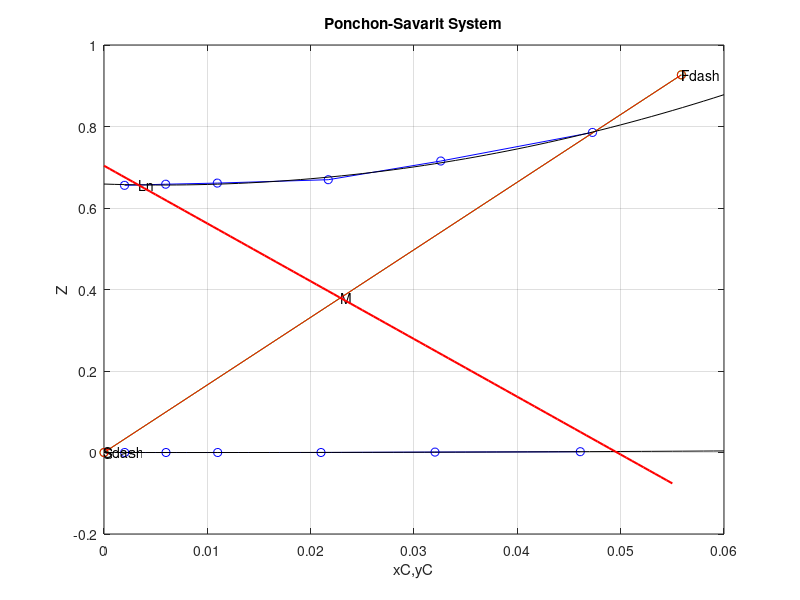

MATLAB code for this plot: (Note: this script raises an error after producing the figure.)
clc;
clear;
wA = [0.002 0.001 0.0 0.0 0.0 0.0];
wB = [0.952 0.967 0.979 0.989 0.994 0.998];
wC = [0.046 0.032 0.021 0.011 0.006 0.002];
wA_dash = [0.432 0.417 0.401 0.398 0.397 0.396];
wB_dash = [0.524 0.564 0.586 0.5954 0.5994 0.6028];
wC_dash = [0.026 0.019 0.013 0.0066 0.0036 0.0012];

for i = 1:length(wA)
    xc(i) = (wC_dash(i))/(wC_dash(i)+wB_dash(i)); %under
    Z(i) = (wA(i))/(wB(i)+wC(i)); %over
    yc(i) = (wC(i))/(wC(i)+wB(i));%over
    z(i) = (wA_dash(i))/(wB_dash(i)+wC_dash(i));%
end     

F = 400;
F_dash = 400*(1-0.48);
S = 300;
S_dash = S;
zf = 48.1/(49+2.9);
xcf = 2.9/(2.9+49);
zs = 0;
ycs = 0;

figure(1)
plot(xc, z, 'bo-'); grid on; hold on;
plot(yc, Z, 'bo-'); grid on; hold on;
xlabel('xC,yC'); ylabel('Z');
title('Ponchon-Savarit System');

%plotting FS line
F1 = [xcf 0];
S1 = [zf 0];
plot(F1, S1, 'go-');grid on; hold on;
text(xcf,zf, 'F');
text(0, 0, 'S');

%DETERMINING MIXTURE POINT
M = F_dash+S_dash;
zM = (((F_dash*zf)+(S_dash*zs))/M);
xM = (((F_dash*xcf)+(S_dash*ycs))/M); 
text(xM,zM, 'M');
a4 = plot([xcf ycs],[zf, zs],'-or');
text(xcf, zf, 'Fdash');
text(ycs, zs, 'Sdash');
Wb = 0.6017;
Wc = 0.002;
Wa = 1 - (Wb+Wc);
xcn = Wc/(Wc+Wb);

p1 = polyfit(xc,z,2);
X_=0:0.001:0.06;
f1 = polyval(p1,X_);
plot(X_,f1,'black')

zn = polyval(p1, xcn);
text(xcn,zn, 'Ln');


p2 = polyfit(yc,Z,2);
X_=0:0.001:0.06;
f1 = polyval(p2,X_);
plot(X_,f1,'black')

%finding line form Ln to M 
slop_Ln_M = (zn-zM)/(xcn-xM);
x_values = linspace(0,0.055, 100);
y = zM + slop_Ln_M*(x_values-xM);
plot(x_values, y, 'r-', 'LineWidth', 1.5);  % Plot Ln M line

% finding v1 point by skoving p2 and Ln to M line
syms x y;
[v1,yc1] = vpasolve([y == poly2sym(p2), y == zM + slop_Ln_M*(x-xM)],[x,y],[0 1;0 1]); %range=[x1 x2;y1 y2]
text(v1,  yc1,'V1');

%fingding delta point
%Finding FE and RnS lines
%for FV1 line F(xcf,zf) V1(v1,yc1)
m2 = (zf-yc1)/(xcf-v1);
b2 = yc1 - m2 * v1; %intercept
x_val2 = linspace(-0.14, 0.06, 100); 
y_val2 = m2 * x_val2 + b2;
plot(x_val2, y_val2, 'b');
%for LnS line Ln(xcn,zn) S(0,0)
m3 = zn/xcn;
b3 = 0 - m3 * 0;
x_val3 = linspace(-0.14, 0.06, 100); 
y_val3 = m3 * x_val3 + b3;
plot(x_val3, y_val3, 'b'); 

%Finding delta point by solving FE and RnS lines
syms x y;
eq1 = y == m2*x + b2;
eq2 = y == m3*x + b3;
[Px, Py] = solve([eq1, eq2], [x, y]);
text(Px,  Py,'delta');

%finding L1(l1,xc1)
syms x y;
l1=v1;
l1=double(l1);
xc1=polyval(p1,l1);
text(l1,  xc1,'L1');


m2 = (zf-yc1)/(xcf-v1);
b2 = yc1 - m2 * v1; %intercept
x_val2 = linspace(-0.14, 0.06, 100); 
y_val2 = m2 * x_val2 + b2;
plot(x_val2, y_val2, 'b');
%finding the L1 delta line
%for L1 delta line L1(l1,xc1) delta(Px,Py)
m2 = (xc1-Py)/(l1-Px);
b2 = Py - m2 * Px; %intercept
x_val2 = linspace(-0.14, 0.06, 100); 
y_val2 = m2 * x_val2 + b2;
plot(x_val2, y_val2, 'b');

%finding the V2 point by soving L1 delta line and P2 curve






